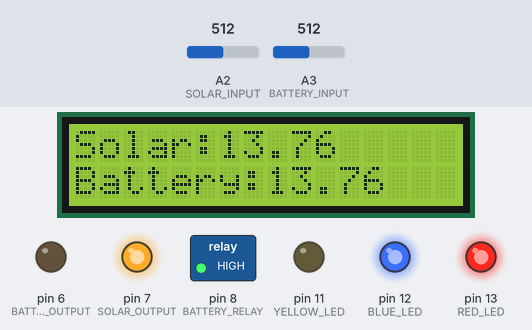
The sketch below on a simulated Arduino Mega 2560, built with avr-gcc and run on an emulated ATmega2560. On the bench: 16×2 character LCD, switched loads named in the sketch (green lamp = pin HIGH), output pins drawn as LEDs (lit = HIGH). Dashed ring = blinking. The test bench sets the inputs (shaded band); at power-on: A3 (BATTERY_INPUT) = 512, A2 (SOLAR_INPUT) = 512. What the sketch prints to the serial monitor is not drawn.

Above: at 1.7 s.
1.8 s: A3 (BATTERY_INPUT) set to 414
At 2.5 s:
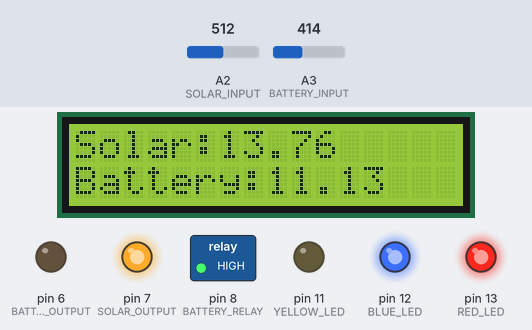
3.3 s: A3 (BATTERY_INPUT) set to 394
At 3.9 s:
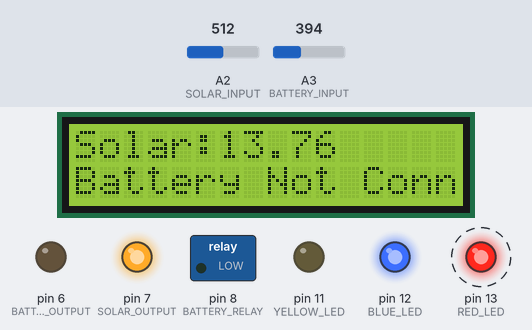
5.5 s: A3 (BATTERY_INPUT) set to 511
At 6.8 s:
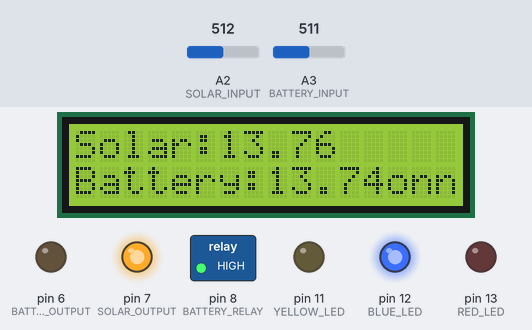
7.3 s: A2 (SOLAR_INPUT) set to 488
At 8.2 s:
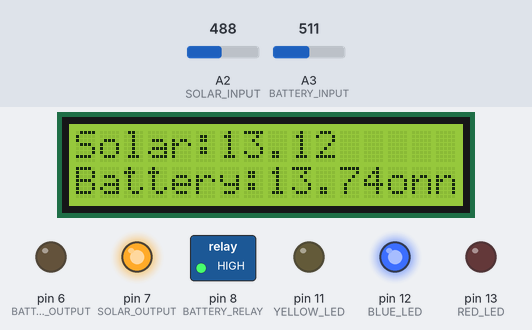
8.9 s: A2 (SOLAR_INPUT) set to 468
At 10.2 s:
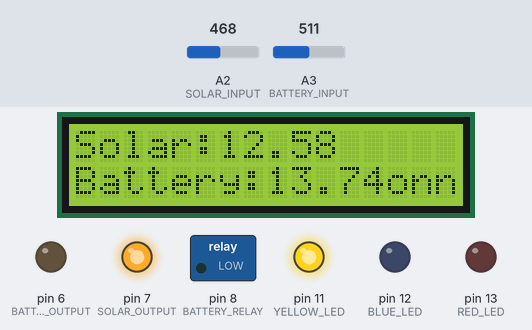
10.5 s: A2 (SOLAR_INPUT) set to 0
At 10.65 s:
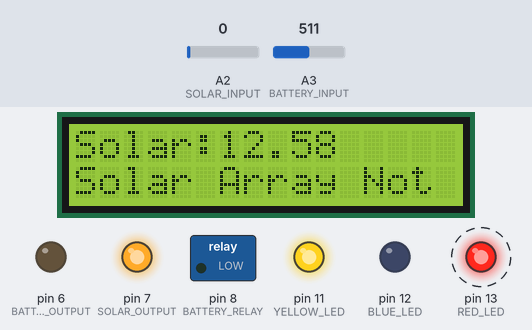
Timing chart, 0 to 13.6 s (numbered marks = the images above; inputs shaded):
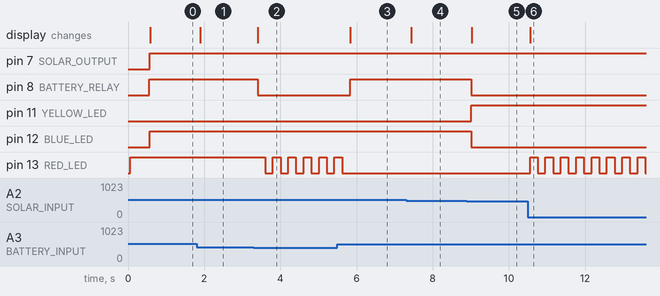

The sketch:

TinkerCad-GESS.ino
```cpp
// include the library code:
#include <LiquidCrystal.h>
#define RED_LED 13
#define BLUE_LED 12
#define YELLOW_LED 11
#define TEMP_SENSOR A1
#define SOLAR_INPUT A2
#define SOLAR_OUTPUT 7
#define BATTERY_INPUT A3
#define BATTERY_OUTPUT 6
#define SOLAR_OUTPUT 7
#define BATTERY_RELAY 8
#define BUZZER 9

#define BATTERY_MIN_VOLTAGE 10.8
#define BATTERY_MAX_VOLTAGE 13.6
#define SOLAR_MIN_CHARGE_VOLTAGE 12.9
#define DIGITAL_CONSTANT 1023

// global
boolean relay_toggle = false;
boolean battery_connected = false;
boolean solar_connected = false;
boolean setup_completed = false;

// Functions
float calculateVoltage(), calculateCurrent();

LiquidCrystal lcd(27, 26, 5, 4, 3, 2, 1);

void setup()
{
    Serial.begin(9600);
    lcd.begin(16, 2);
    pinMode(BLUE_LED, OUTPUT);
    pinMode(RED_LED, OUTPUT);
    pinMode(YELLOW_LED, OUTPUT);
    pinMode(BATTERY_INPUT, INPUT);
    pinMode(SOLAR_INPUT, INPUT);
    pinMode(BATTERY_RELAY, OUTPUT);
    pinMode(SOLAR_OUTPUT, OUTPUT);
    pinMode(BATTERY_OUTPUT, OUTPUT);

    // turn red led on to indicate device is turned on
    digitalWrite(RED_LED, HIGH);

    // turn on beep
    digitalWrite(BUZZER, HIGH);
    delay(500);
    digitalWrite(BUZZER, LOW);

    digitalWrite(BATTERY_RELAY, HIGH);

    setup_completed = true;
}

// todo: add comments
void loop()
{
    // Solar Panel
    int solar_reading = analogRead(SOLAR_INPUT);
    float solar_voltage = calculateVoltage(solar_reading);

    // Battery Values
    int battery_reading = analogRead(BATTERY_INPUT);
    float battery_voltage = calculateVoltage(battery_reading);
    float battery_percentage = calculateBatteryPercentage(battery_voltage);

    // check connections
    solar_connected = solarArrayConnected(solar_voltage);
    battery_connected = batteryConnected(battery_voltage);

    // flash red led while one of the power inputs in not connected
    while (!solar_connected || !battery_connected)
    {
        // turn of charger relay if one of the connections is disconnected
        digitalWrite(BATTERY_RELAY, LOW);

        // flash red led
        digitalWrite(RED_LED, HIGH);
        delay(200);
        digitalWrite(RED_LED, LOW);
        delay(200);
        return;
    }

    // Print values to console
    printPowerLevelsToConsole(solar_voltage, battery_voltage, battery_percentage);

    // Print values to lcd
    printPowerLevelsToLcd(solar_voltage, battery_voltage, battery_percentage);

    // Monitor power levels
    monitorPowerLevels(solar_voltage, battery_voltage);

    Serial.println("--------------");
}

void monitorPowerLevels(float solar_voltage, float battery_voltage)
{
    if (solar_voltage >= SOLAR_MIN_CHARGE_VOLTAGE)
    {
        // mode: battery charging
        turnOnSolarIndicatorLED();
        if (BATTERY_MIN_VOLTAGE < battery_voltage < BATTERY_MAX_VOLTAGE)
        {
            // connect the solar voltage to charge the battery
            digitalWrite(BATTERY_RELAY, HIGH);
            // set solar panel as output
            digitalWrite(SOLAR_OUTPUT, HIGH);
            // remove battery as output
            digitalWrite(BATTERY_OUTPUT, LOW);
            return;
        }

        // mode: battery stops charging
        if (battery_voltage == BATTERY_MAX_VOLTAGE)
        {
            // disconnect the solar voltage
            digitalWrite(BATTERY_RELAY, LOW);
            // set solar panel as output
            digitalWrite(SOLAR_OUTPUT, HIGH);
            // remove battery as output
            digitalWrite(BATTERY_OUTPUT, LOW);
            return;
        }
    }

    // mode: solar panel voltage low
    if (solar_voltage < SOLAR_MIN_CHARGE_VOLTAGE)
    {
        turnOnBatteryIndicatorLED();
        // disconnect the solar voltage to charge the battery
        digitalWrite(BATTERY_RELAY, LOW);

        if (battery_voltage == BATTERY_MAX_VOLTAGE)
        {
            // remove solar panel as output
            digitalWrite(SOLAR_OUTPUT, LOW);
            // set battery as output
            digitalWrite(BATTERY_OUTPUT, HIGH);
            return;
        }

        if (battery_voltage <= BATTERY_MIN_VOLTAGE)
        {
            // turn off solar output
            digitalWrite(SOLAR_OUTPUT, LOW);

            // turn off solar output
            digitalWrite(BATTERY_OUTPUT, LOW);

            // print message to inform user
            lcd.print("No output available.");
            Serial.println("No output available.");

            return;
        }
    }
}

void printPowerLevelsToConsole(float solar_voltage, float battery_voltage, float battery_percentage)
{
    // Print values to console (Serial Monitor)
    Serial.print("Solar Voltage: ");
    Serial.println(solar_voltage);
    Serial.print("Battery Voltage: ");
    Serial.println(battery_voltage);
    Serial.print("Battery Percentage: ");
    Serial.println(battery_percentage);
}
// Print values to LCD
void printPowerLevelsToLcd(float solar_voltage, float battery_voltage, float battery_percentage)
{
    lcd.setCursor(0, 0);
    lcd.print("Solar:");
    lcd.print(solar_voltage);

    lcd.setCursor(0, 1);
    lcd.print("Battery:");
    lcd.print(battery_voltage);
}

// set blue led as solar mode indicator
void turnOnSolarIndicatorLED()
{
    digitalWrite(YELLOW_LED, LOW);
    digitalWrite(BLUE_LED, HIGH);
}
// set yellow led as battery mode indicator
void turnOnBatteryIndicatorLED()
{
    digitalWrite(YELLOW_LED, HIGH);
    digitalWrite(BLUE_LED, LOW);
}

// --- start calculation methods ---
float calculateVoltage(int reading)
{
    return ((reading * 5.0) / DIGITAL_CONSTANT) * 5.5;
}

float calculateCurrent(float voltage)
{
    return voltage / DIGITAL_CONSTANT;
}

// calculate the battery percentage using the current battery voltage
float calculateBatteryPercentage(float current_voltage)
{
    return ((current_voltage - BATTERY_MIN_VOLTAGE) / (BATTERY_MAX_VOLTAGE - BATTERY_MIN_VOLTAGE)) * 100;
}
// --- end calculation methods ---

// --- start connection check methods ---
bool solarArrayConnected(float voltage)
{
    if (voltage != 0)
    {
        if (!setup_completed)
        {
            lcd.setCursor(0, 1);
            lcd.print("Solar Array Connected");
            Serial.println("Solar Array Connected");
        }
        return true;
    }
    lcd.setCursor(0, 1);
    lcd.print("Solar Array Not Connected");
    Serial.println("Solar Array Not Connected");
    return false;
}

bool batteryConnected(float voltage)
{
    if (voltage >= BATTERY_MIN_VOLTAGE)
    { // insert logic here - coming soon
        if (!setup_completed)
        {
            lcd.setCursor(0, 1);
            lcd.print("Battery Connected");
            Serial.println("Battery Connected");
        }
        return true;
    }
    lcd.setCursor(0, 1);
    lcd.print("Battery Not Connected");
    Serial.println("Battery Not Connected");
    return false;
}
// --- start connection check methods ---

bool outputWires()
{ // L+- komt hier
    if (true)
    { // insert logic here -coming soon
        lcd.setCursor(0, 1);
        lcd.print("Output wires connected");
        return true;
    }
    lcd.setCursor(0, 1);
    lcd.print("Output Wires Not Connected");
    return false;
}
```

Measured:
- the behaviour switches between 402 and 401 on A3 (BATTERY_INPUT) (found by bisection; images 1 and 2)
- the behaviour switches between 480 and 479 on A2 (SOLAR_INPUT) (found by bisection; images 4 and 5)
- after the input at 1.8 s, the display: changes after 0.10 s (image 1)
- after the input at 3.3 s, pin 8 (BATTERY_RELAY): HIGH → LOW after 0.10 s; pin 13 (RED_LED): alternates HIGH for 0.20 s and LOW for 0.20 s, starting after 0.30 s; the display: changes after 0.10 s (image 2)
- after the input at 5.5 s, pin 8 (BATTERY_RELAY): LOW → HIGH after 0.33 s; pin 13 (RED_LED): goes on until 5.6 s, then stays LOW; the display: changes after 0.33 s (image 3)
- after the input at 7.3 s, the display: changes after 0.14 s (image 4)
- after the input at 8.9 s, pin 8 (BATTERY_RELAY), pin 12 (BLUE_LED): HIGH → LOW after 0.12 s; pin 11 (YELLOW_LED): LOW → HIGH after 0.12 s; the display: changes after 0.13 s (image 5)
- after the input at 10.5 s, pin 13 (RED_LED): alternates HIGH for 0.20 s and LOW for 0.20 s, starting after 0.06 s; the display: changes after 0.06 s (image 6)
